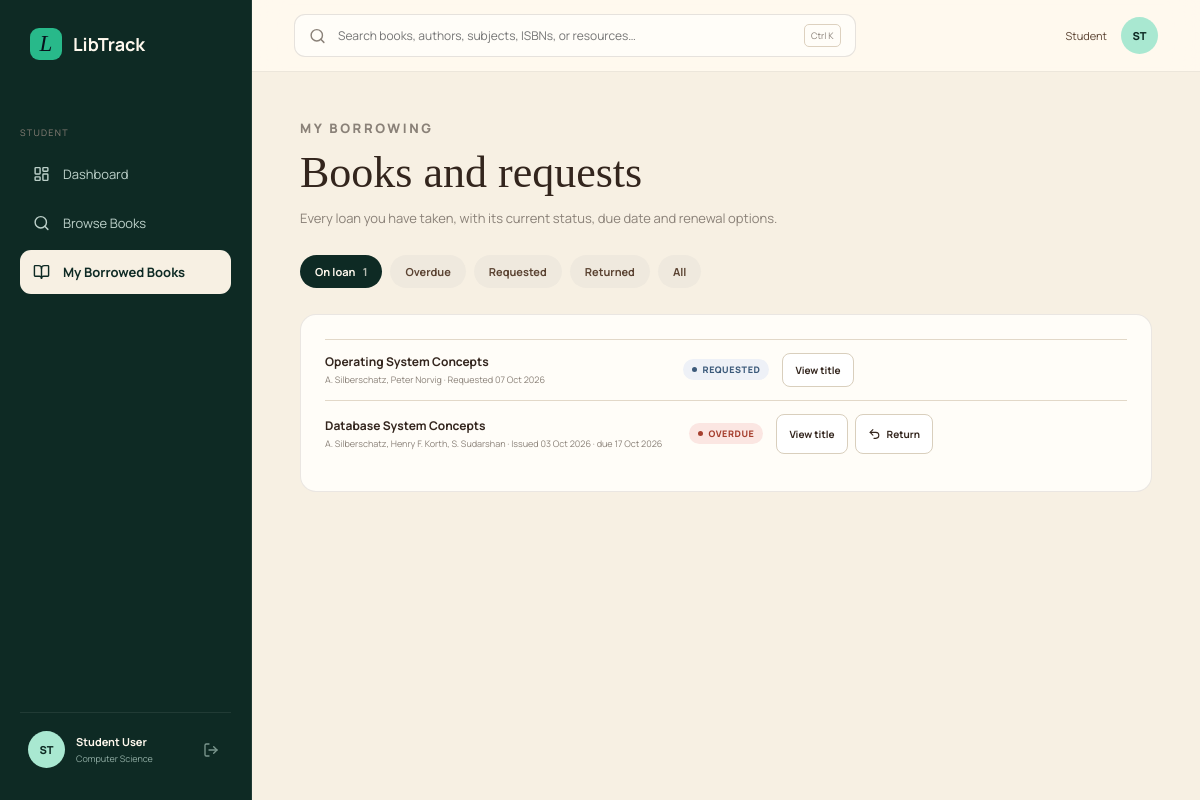
The page /student/loans/ (signed in) on the database its author committed.
### core/models.py (models this page shows, shortened)
class TimestampedModel(models.Model):
    created_at = models.DateTimeField(auto_now_add=True)
    updated_at = models.DateTimeField(auto_now=True)
    class Meta:
        abstract = True

class StudentProfile(TimestampedModel):
    user = models.OneToOneField(
        settings.AUTH_USER_MODEL, on_delete=models.CASCADE, related_name="student_profile")
    student_id = models.CharField(max_length=32, unique=True)
    department = models.CharField(max_length=100, blank=True)
    semester = models.PositiveSmallIntegerField(
        null=True, blank=True,
        validators=[MinValueValidator(1), MaxValueValidator(12)])
    phone = models.CharField(max_length=24, blank=True)
    enrollment_year = models.PositiveSmallIntegerField(null=True, blank=True)
    is_active = models.BooleanField(default=True, db_index=True)
    class Meta:
        ordering = ["student_id"]
        indexes = [
            models.Index(fields=["department", "semester"], name="student_dept_sem_idx"),
        ]
        constraints = [
            models.CheckConstraint(
                condition=models.Q(semester__isnull=True)
                | models.Q(semester__gte=1, semester__lte=12),
                name="student_semester_1_to_12"),
        ]

class Loan(TimestampedModel):
    class Status(models.TextChoices):
        REQUESTED = "requested", "Requested"
        ISSUED = "issued", "Issued"
        RETURNED = "returned", "Returned"
        OVERDUE = "overdue", "Overdue"
        REJECTED = "rejected", "Rejected"
    ACTIVE_STATUSES = (Status.REQUESTED, Status.ISSUED, Status.OVERDUE)
    ON_LOAN_STATUSES = (Status.ISSUED, Status.OVERDUE)
    CLOSED_STATUSES = (Status.RETURNED, Status.REJECTED)
    student = models.ForeignKey(
        StudentProfile, on_delete=models.PROTECT, related_name="loans")
    book = models.ForeignKey(Book, on_delete=models.PROTECT, related_name="loans")
    copy = models.ForeignKey(
        BookCopy, null=True, blank=True, on_delete=models.PROTECT, related_name="loans")
    status = models.CharField(
        max_length=10, choices=Status.choices, default=Status.REQUESTED, db_index=True)
    requested_at = models.DateTimeField(auto_now_add=True)
    issued_at = models.DateTimeField(null=True, blank=True)
    due_at = models.DateTimeField(null=True, blank=True, db_index=True)
    returned_at = models.DateTimeField(null=True, blank=True)
    renewal_count = models.PositiveSmallIntegerField(
        default=0, validators=[MaxValueValidator(5)])
    fine_amount = models.DecimalField(
        max_digits=8, decimal_places=2, default=0, validators=[MinValueValidator(0)])
    issued_by = models.ForeignKey(
        settings.AUTH_USER_MODEL, null=True, blank=True, on_delete=models.SET_NULL,
        related_name="loans_issued")
    received_by = models.ForeignKey(
        settings.AUTH_USER_MODEL, null=True, blank=True, on_delete=models.SET_NULL,
        related_name="loans_received")
    notes = models.TextField(blank=True)
    class Meta:
        ordering = ["-created_at"]
        indexes = [
            models.Index(fields=["student", "status"], name="loan_student_status_idx"),
            models.Index(fields=["status", "due_at"], name="loan_status_due_idx"),
            models.Index(fields=["book", "status"], name="loan_book_status_idx"),
            models.Index(fields=["created_at"], name="loan_created_idx"),
        ]
        constraints = [
            models.CheckConstraint(
                condition=models.Q(fine_amount__gte=0), name="loan_fine_nonnegative"),
            models.CheckConstraint(
                condition=models.Q(issued_at__isnull=True, due_at__isnull=True)
                | models.Q(due_at__gte=models.F("issued_at")),
                name="loan_due_after_issue"),
            models.CheckConstraint(
                condition=models.Q(returned_at__isnull=True)
                | models.Q(issued_at__isnull=True)
                | models.Q(returned_at__gte=models.F("issued_at")),
                name="loan_return_after_issue"),
        ]
    @property
    def is_overdue(self):
        if self.status not in self.ON_LOAN_STATUSES or not self.due_at:
            return False
        from django.utils import timezone
        return self.due_at < timezone.now()
    @property
    def can_renew(self):
        from django.conf import settings
        if self.status != self.Status.ISSUED or self.is_overdue:
            return False
        return self.renewal_count < settings.LIBRARY_RULES["MAX_RENEWALS"]

class Book(TimestampedModel):
    title = models.CharField(max_length=240, db_index=True)
    slug = models.SlugField(max_length=260, unique=True, blank=True)
    subtitle = models.CharField(max_length=240, blank=True)
    isbn = models.CharField(max_length=20, unique=True, null=True, blank=True)
    authors = models.ManyToManyField(Author, related_name="books", blank=True)
    categories = models.ManyToManyField(Category, related_name="books", blank=True)
    subject = models.ForeignKey(
        Subject, null=True, blank=True, on_delete=models.SET_NULL, related_name="books")
    publisher = models.CharField(max_length=160, blank=True)
    publication_year = models.PositiveSmallIntegerField(null=True, blank=True)
    edition = models.CharField(max_length=40, blank=True)
    language = models.CharField(max_length=40, default="English")
    page_count = models.PositiveIntegerField(null=True, blank=True)
    description = models.TextField(blank=True)
    cover = models.ImageField(upload_to="covers/", blank=True, null=True)
    cover_family = models.CharField(max_length=40, blank=True, db_index=True)
    featured = models.BooleanField(default=False, db_index=True)
    is_active = models.BooleanField(default=True, db_index=True)
    objects = BookQuerySet.as_manager()
    class Meta:
        ordering = ["title"]
        indexes = [
            models.Index(fields=["is_active", "title"], name="book_active_title_idx"),
            models.Index(fields=["is_active", "featured"], name="book_active_featured_idx"),
            models.Index(fields=["subject", "publication_year"], name="book_subject_year_idx"),
        ]
    @property
    def author_names(self):
        names = [author.name for author in self.authors.all()]
        if names:
            return ", ".join(names)
        return "Author not yet catalogued"

class Author(TimestampedModel):
    name = models.CharField(max_length=160, unique=True)
    biography = models.TextField(blank=True)
    class Meta:
        ordering = ["name"]

### core/views.py (the view)
# urls.py: path("student/loans/", views.student_loans, name="student_loans"),
@_student_required
def student_loans(request):
    profile = _profile_for(request.user)
    services.sync_overdue_statuses()
    loans = Loan.objects.filter(student=profile).select_related("book", "copy")
    tab = request.GET.get("tab", "active")
    if tab == "returned":
        loans = loans.filter(status=Loan.Status.RETURNED)
    elif tab == "overdue":
        loans = loans.filter(status=Loan.ON_LOAN_STATUSES, due_at__lt=timezone.now())
    elif tab == "requested":
        loans = loans.filter(status=Loan.Status.REQUESTED)
    elif tab == "all":
        pass
    else:
        loans = loans.filter(status__in=Loan.ON_LOAN_STATUSES + (Loan.Status.REQUESTED,))
    page = _page(request, loans.order_by("-created_at"))
    return render(request, "student/loans.html", {
        "profile": profile,
        "tab": tab,
        "page_obj": page,
        "loans": page.object_list,
        "active_count": services.active_loan_count(profile),
        "max_loans": services.rules()["MAX_ACTIVE_LOANS"],
        "section": "student",
    })

### templates/student/loans.html (shortened to what this page needs)
{% extends "base.html" %}
{% block content %}
<div class="app-shell">
  {% include "partials/sidebar.html" %}
  <main class="app-main">
    {% include "partials/topbar.html" %}
    <section class="content-pad">
      <div class="page-intro">
        <p class="app-eyebrow">MY BORROWING</p>
        <h1>Books and requests</h1>
        <p>Every loan you have taken, with its current status, due date and renewal options.</p>
      </div>
      <div class="tab-row" role="tablist" aria-label="Filter loans by status">
        <a class="{% if tab == 'active' %}active{% endif %}" href="?tab=active">On loan <span class="tab-count">{{ active_count }}</span></a>
        <a class="{% if tab == 'overdue' %}active{% endif %}" href="?tab=overdue">Overdue</a>
        <a class="{% if tab == 'requested' %}active{% endif %}" href="?tab=requested">Requested</a>
        <a class="{% if tab == 'returned' %}active{% endif %}" href="?tab=returned">Returned</a>
        <a class="{% if tab == 'all' %}active{% endif %}" href="?tab=all">All</a>
      </div>
      {% if loans %}
        <div class="panel">
          <div class="desk-list">
            {% for loan in loans %}
              <div class="desk-row">
                <div>
                  <strong>{{ loan.book.title }}</strong>
                  <small>
                    {{ loan.book.author_names }} ·
                    {% if loan.issued_at %}Issued {{ loan.issued_at|date:"d M Y" }}{% else %}Requested {{ loan.requested_at|date:"d M Y" }}{% endif %}
                    {% if loan.due_at %} · due {{ loan.due_at|date:"d M Y" }}{% endif %}
                  </small>
                </div>
                <span class="badge {% if loan.is_overdue %}badge-overdue{% else %}badge-{{ loan.status }}{% endif %}"><i></i>{{ loan.get_status_display }}</span>
                <div class="desk-actions">
                  <a class="btn-inline" href="{% url 'core:book_detail' loan.book.slug %}">View title</a>
                  {% if loan.status == 'issued' or loan.status == 'overdue' %}
                    <form method="post" action="{% url 'core:return_loan' loan.pk %}" class="form-inline" onsubmit="return confirm('Mark this book as returned? It will remain safely available in your borrowing history.');">{% csrf_token %}
                      <button class="btn-inline" type="submit"><i data-lucide="undo-2"></i>Return</button>
                    </form>
                  {% endif %}
                </div>
              </div>
            {% endfor %}
          </div>
        </div>
      {% endif %}
    </section>
  </main>
</div>
{% endblock %}

### templates/partials/sidebar.html (shortened to what this page needs)
<aside class="app-sidebar" id="app-sidebar">
  <a class="brand sidebar-brand" href="{% url 'core:home' %}"><span class="brand-mark">L</span><span>LibTrack</span></a>
  <nav class="side-nav" aria-label="Product navigation">
    {% if request.user.is_staff %}
      <p class="nav-label">Librarian</p>
      <a class="{% if section == 'librarian' %}active{% endif %}" href="{% url 'core:librarian' %}"><i data-lucide="layout-dashboard"></i>Dashboard</a>
      <a class="{% if request.resolver_match.url_name == 'librarian_books' or request.resolver_match.url_name == 'librarian_book_edit' or request.resolver_match.url_name == 'librarian_copies' %}active{% endif %}" href="{% url 'core:librarian_books' %}"><i data-lucide="book-copy"></i>Books</a>
      <a class="{% if request.resolver_match.url_name == 'librarian_students' or request.resolver_match.url_name == 'librarian_student_detail' %}active{% endif %}" href="{% url 'core:librarian_students' %}"><i data-lucide="users"></i>Students</a>
      <a class="{% if request.resolver_match.url_name == 'librarian_circulation' %}active{% endif %}" href="{% url 'core:librarian_circulation' %}"><i data-lucide="repeat-2"></i>Issue / Return</a>
      <a class="{% if request.resolver_match.url_name == 'librarian_reports' %}active{% endif %}" href="{% url 'core:librarian_reports' %}"><i data-lucide="chart-no-axes-combined"></i>Reports &amp; Analytics</a>
    {% else %}
      <p class="nav-label">Student</p>
      <a class="" href="{% if request.user.is_authenticated %}{% url 'core:student' %}{% else %}{% url 'core:portal_select' %}{% endif %}"><i data-lucide="layout-dashboard"></i>Dashboard</a>
      <a class="{% if section == 'discover' %}active{% endif %}" href="{% url 'core:discover' %}"><i data-lucide="search"></i>Browse Books</a>
      <a class="{% if request.resolver_match.url_name == 'student_loans' %}active{% endif %}" href="{% if request.user.is_authenticated %}{% url 'core:student_loans' %}{% else %}{% url 'core:portal_select' %}{% endif %}"><i data-lucide="book-open"></i>My Borrowed Books</a>
    {% endif %}
  </nav>
  <div class="sidebar-user">
    <span class="avatar">{% if request.user.is_authenticated %}{{ request.user.first_name|default:request.user.username|slice:":2"|upper }}{% else %}LT{% endif %}</span>
    <div>
      <strong>{% if request.user.is_authenticated %}{{ request.user.get_full_name|default:request.user.username }}{% else %}Guest reader{% endif %}</strong>
      <small>{% if request.user.is_staff %}Librarian{% elif request.user.student_profile %}{{ request.user.student_profile.department|default:"Student" }}{% else %}Browse the collection{% endif %}</small>
    </div>
    {% if request.user.is_authenticated %}
      <form method="post" action="{% url 'core:logout' %}">{% csrf_token %}<button type="submit" aria-label="Sign out" title="Sign out" class="sidebar-icon-button"><i data-lucide="log-out"></i></button></form>
    {% else %}
      <a href="{% url 'core:portal_select' %}" aria-label="Sign in"><i data-lucide="log-in"></i></a>
    {% endif %}
  </div>
</aside>

### templates/partials/topbar.html (shortened to what this page needs)
<header class="app-topbar">
  <form class="top-search" action="{% url 'core:discover' %}" method="get" role="search"><i data-lucide="search"></i><label class="visually-hidden" for="topbar-search">Search the catalogue</label><input id="topbar-search" name="q" value="{{ request.GET.q|default:'' }}" aria-label="Global search" placeholder="Search books, authors, subjects, ISBNs, or resources…"><kbd>Ctrl K</kbd></form>
  <div class="top-actions">
    {% if request.user.is_authenticated %}
      <span class="topbar-name">{{ request.user.first_name|default:request.user.username }}</span>
      <a class="mini-avatar" href="{% if request.user.is_staff %}{% url 'core:librarian' %}{% else %}{% url 'core:student' %}{% endif %}" aria-label="Go to my dashboard">{{ request.user.first_name|default:request.user.username|slice:":2"|upper }}</a>
    {% else %}
      <a href="{% url 'core:portal_select' %}">Sign in</a>
    {% endif %}
  </div>
</header>

### rows shown on the page
Loan: book "Operating System Concepts", book.author_names "A. Silberschatz, Peter Norvig", requested_at "07 Oct 2026", status "REQUESTED"
Loan: book "Database System Concepts", book.author_names "A. Silberschatz, Henry F. Korth, S. Sudarshan", issued_at "03 Oct 2026", due_at "17 Oct 2026", status "OVERDUE"

### other values the page prints
{{ request.user.first_name|default:request.user.username|slice:":2"|upper }} "ST"
{{ request.user.get_full_name|default:request.user.username }} "Student User"
{{ request.user.student_profile.department|default:"Student" }} "Computer Science"
{{ request.user.first_name|default:request.user.username }} "Student"
{{ active_count }} "1"
